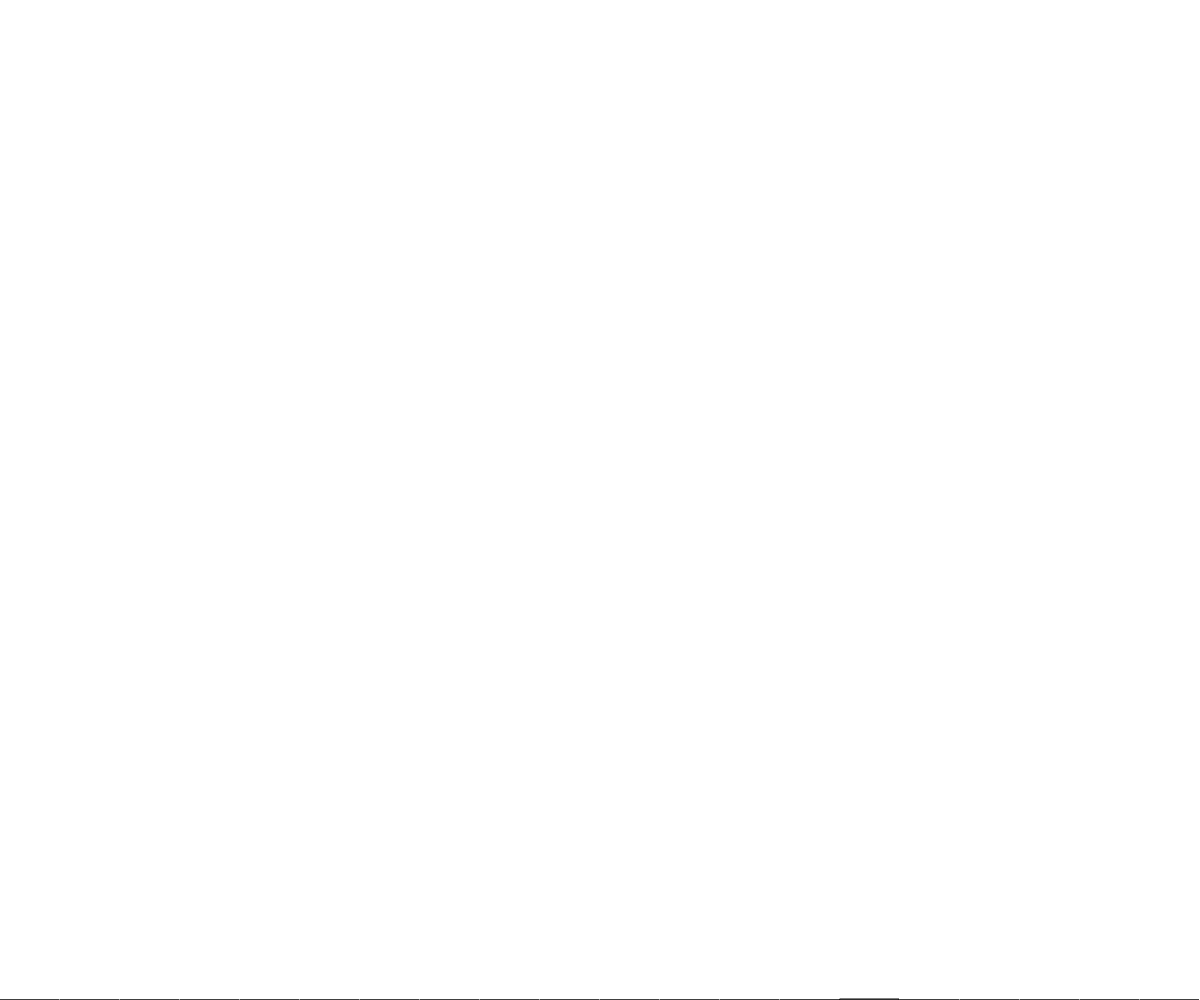
Frame 1 (no input)
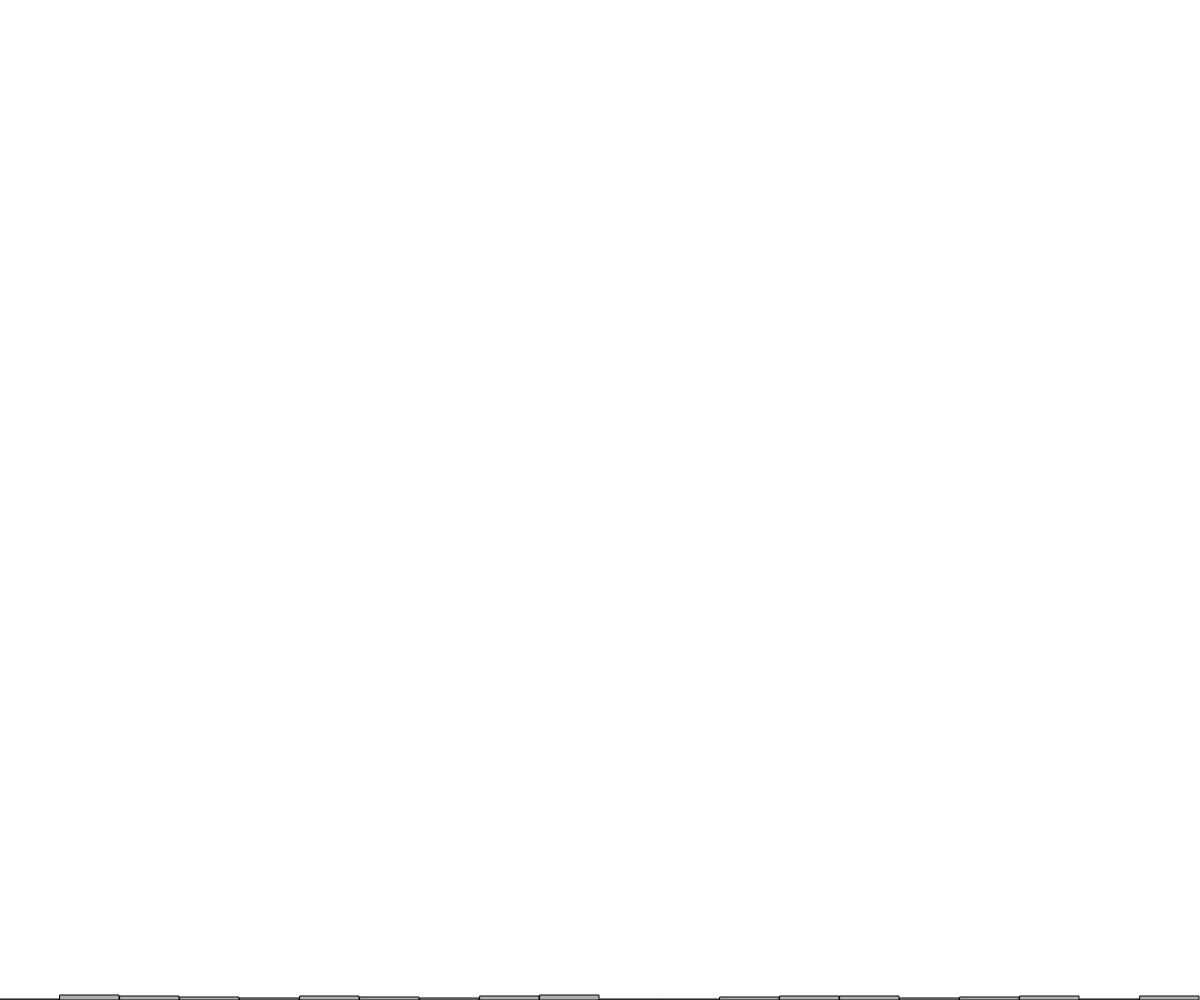
Frame 60 (no input)
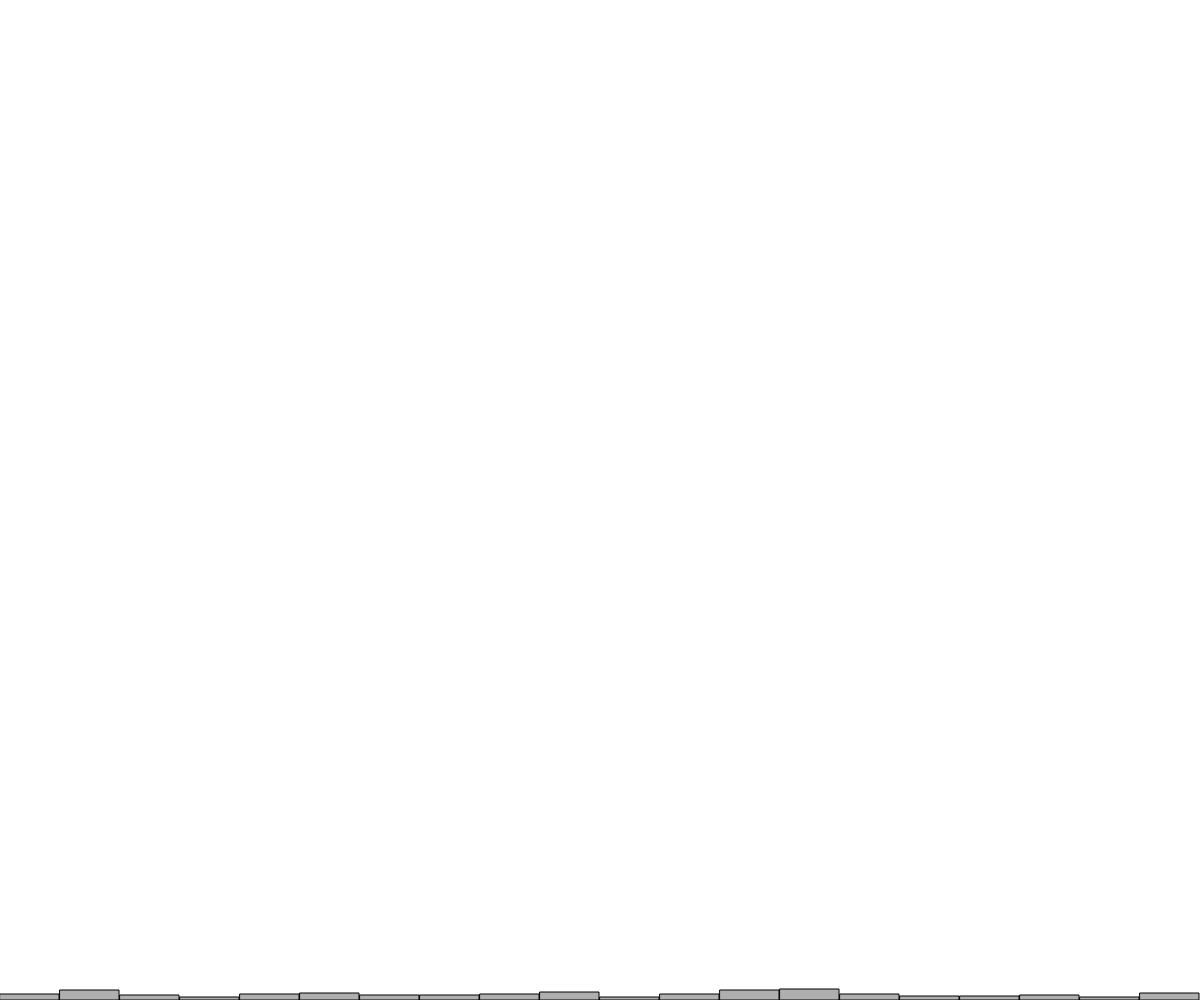
Frame 120 (the mouse pressed at the canvas centre since frame 60)

The p5.js sketch that drew these frames (run headless with seeded random() and noise() and a simulated clock; from frame 60 on, the mouse is pressed at the canvas centre):

// p5.js sketch
// ── sketch.js
let randomCounts = [];
let total = 20;


function setup() {
	createCanvas(windowWidth, windowHeight);
	for (let i = 0; i < 20; i++) {
		randomCounts[i] = 0;
	}
}

function draw() {
	background(255);
	let index = floor(random(total));
	randomCounts[index]++;
	stroke(0);
	fill(175);
	let w = width/ randomCounts.length;

	for (let i = 0; i < total; i++) {
		rect(i*w, height-randomCounts[i], w-1, randomCounts[i]);	
	}
}
